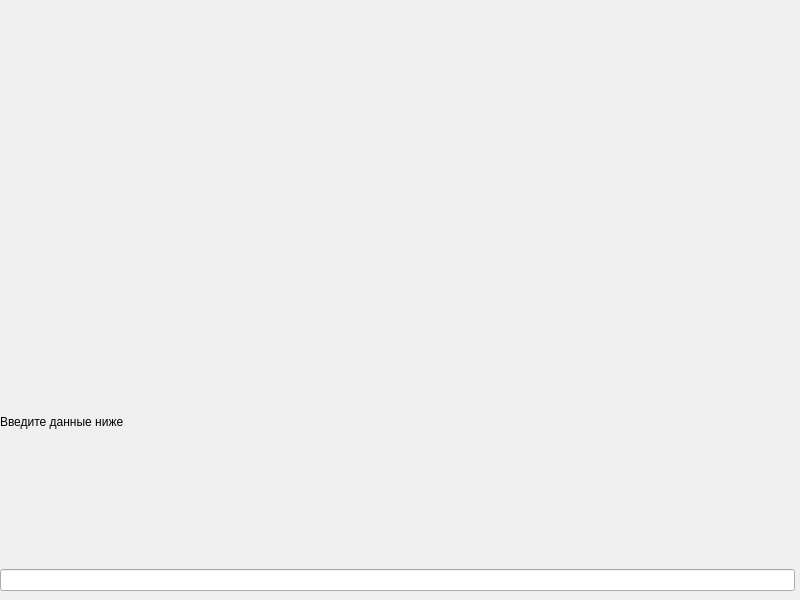
<?xml version="1.0" encoding="UTF-8"?>
<ui version="4.0">
 <class>MainWindow</class>
 <widget class="QMainWindow" name="MainWindow">
  <property name="geometry">
   <rect>
    <x>0</x>
    <y>0</y>
    <width>800</width>
    <height>600</height>
   </rect>
  </property>
  <property name="windowTitle">
   <string>MainWindow</string>
  </property>
  <widget class="QWidget" name="centralwidget">
   <widget class="QWidget" name="gridLayoutWidget">
    <property name="geometry">
     <rect>
      <x>0</x>
      <y>-10</y>
      <width>801</width>
      <height>601</height>
     </rect>
    </property>
    <layout class="QGridLayout" name="gridLayout">
     <item row="3" column="0">
      <widget class="QLineEdit" name="lineEdit"/>
     </item>
     <item row="0" column="0" colspan="2">
      <widget class="QLabel" name="label">
       <property name="text">
        <string/>
       </property>
       <property name="alignment">
        <set>Qt::AlignLeading|Qt::AlignLeft|Qt::AlignTop</set>
       </property>
       <property name="wordWrap">
        <bool>true</bool>
       </property>
      </widget>
     </item>
     <item row="1" column="0">
      <widget class="QLabel" name="label_2">
       <property name="baseSize">
        <size>
         <width>50</width>
         <height>100</height>
        </size>
       </property>
       <property name="text">
        <string>Введите данные ниже</string>
       </property>
      </widget>
     </item>
    </layout>
   </widget>
  </widget>
 </widget>
 <resources/>
 <connections/>
</ui>
